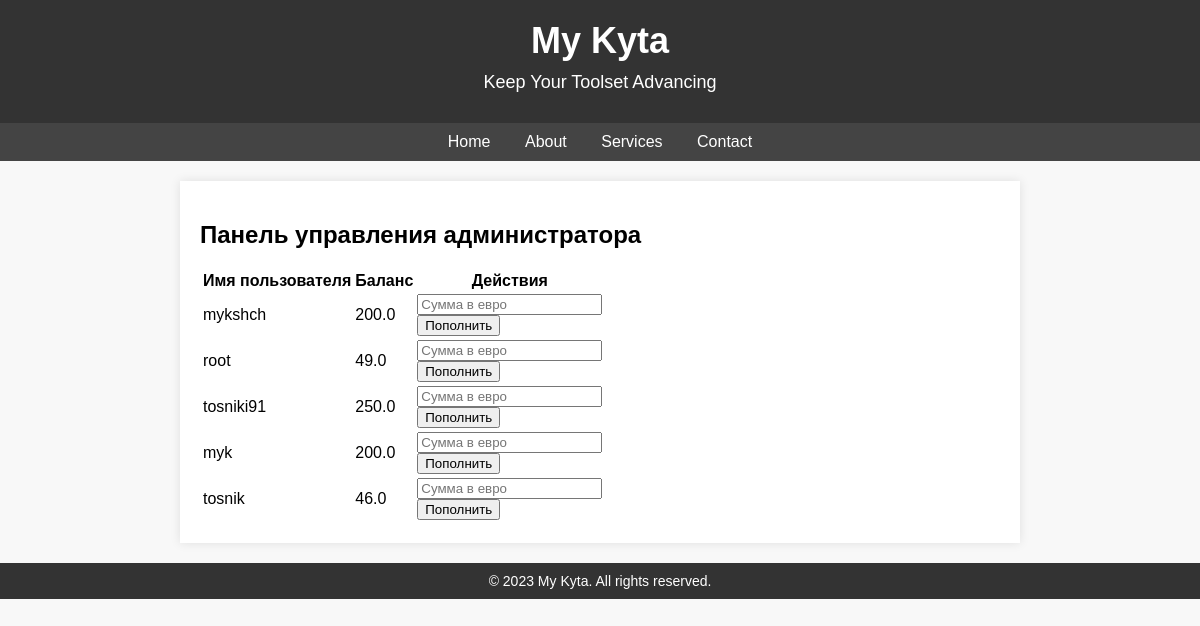
Screenshot of /admin_dashboard (signed in) with the database file from the repository.
### app/models.py (models this page shows, shortened)
class User(UserMixin, db.Model):
    id = db.Column(db.Integer, primary_key=True)
    username = db.Column(db.String(64), unique=True, nullable=False)
    password_hash = db.Column(db.String(128))
    balance = db.Column(db.Float, default=0.0)  # текущий баланс пользователя
    panels = db.relationship('Panel', backref='owner', lazy=True)

### app/routes.py (the view)
@app.route('/admin_dashboard', methods=['GET', 'POST'])
def admin_dashboard():
    if not session.get('is_admin'):
        abort(403)  # Отказ в доступе
    users = User.query.all()
    return render_template('admin_dashboard.html', users=users)

### app/templates/admin_dashboard.html
{% extends "base.html" %}
{% block content %}
<h2>Панель управления администратора</h2>
<table class="table">
    <thead>
        <tr>
            <th>Имя пользователя</th>
            <th>Баланс</th>
            <th>Действия</th>
        </tr>
    </thead>
    <tbody>
        {% for user in users %}
        <tr>
            <td>{{ user.username }}</td>
            <td>{{ user.balance }}</td>
            <td>
    <form method="post" action="{{ url_for('add_balance', user_id=user.id) }}">
        <div class="input-group">
            <input type="number" name="amount" class="form-control" placeholder="Сумма в евро" required>
            <div class="input-group-append">
                <button type="submit" class="btn btn-success">Пополнить</button>
            </div>
        </div>
    </form>
</td>
        </tr>
        {% endfor %}
    </tbody>
</table>
{% endblock %}

### app/templates/base.html (style rules this page uses)
body { font-family: Arial, sans-serif; background-color: #f8f8f8; margin: 0; padding: 0; }

### rows the page displays
User: username "mykshch", balance "200.0"
User: username "root", balance "49.0"
User: username "tosniki91", balance "250.0"
User: username "myk", balance "200.0"
User: username "tosnik", balance "46.0"
